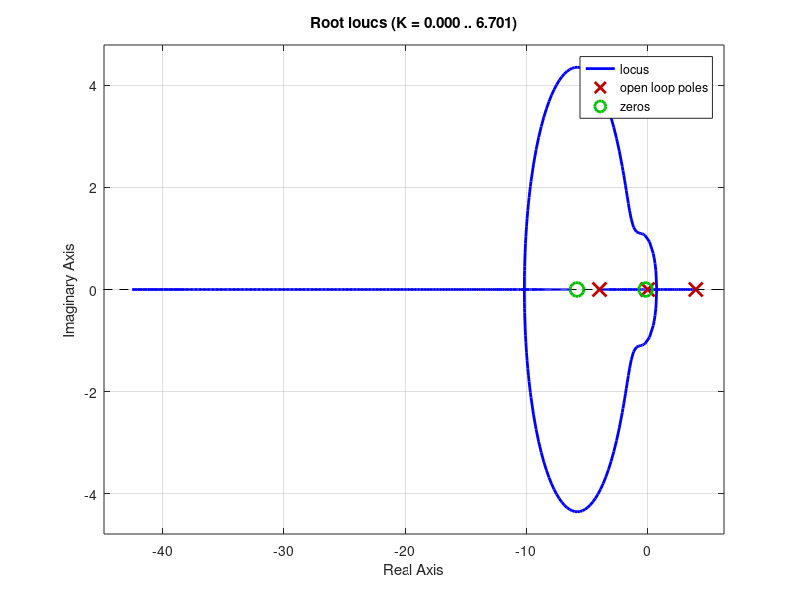

The MATLAB script that drew this image: (Note: this script raises an error after producing the figure.)
%%
close all; clear all; clc;
addpath("lib")
%% CT Plant Model:
s = tf('s');
m = 0.1;
M = 1.0;
l = 0.5;
g = 9.8;

P_pend = 1/((-(l/3)*(m+4*M)*s^2)+ g*(m+M))
P_cart = 1/(s^2*(m+M))*(1 - (-m*l*s^2)/(-l/3*(m+4*M)*s^2 + g*(m+M)))

%% PID Controller: 
Kp = 30;
Ki = 5;
Kd = 5;
C = -pid(Kp,Ki,Kd);

rlocus(C*P_pend)

% %% Controller:
% C = -1/s
% rlocus(C*P_pend)



%% Find Gain
[k,poles] = rlocfind(C*P_pend)

%% 
T = feedback(P_pend,k*C);

impulse(T)


%% Input response to the cart:
T2 = feedback(1,P_pend*k*C)*P_cart;
pole(T2)

t = 0:0.01:50;
impulse(T2, t);
title({'Response of Cart Position to an Impulse Disturbance';'under PID Control: Kp = 100, Ki = 1, Kd = 20'});


%% 
rlocus(T2)